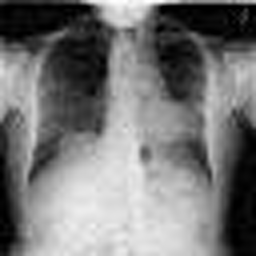
#> input picture data/evaluation_outputs/1_degraded_bicubic/00000265_004.png, 256 x 256 px, given as the content of the folder data/original/train, which was not available
$ python create_degraded_data.py
#> lines starting #> are read from the running program, lines starting #| are printed output that depends on the picture; pictures that were not available may be replaced by others from this repository, and a replacement may not be noted
import os
import cv2
import numpy as np
from PIL import Image
from tqdm import tqdm
import glob
import io

def add_gaussian_noise(image, mean=0, sigma=15):
    """Add Gaussian noise to an image."""
    noise = np.random.normal(mean, sigma, image.shape).astype(np.float32)
    noisy_image = image.astype(np.float32) + noise
    return np.clip(noisy_image, 0, 255).astype(np.uint8)

def apply_jpeg_compression(image, quality=75):
    """Apply JPEG compression artifacts."""
    encode_param = [int(cv2.IMWRITE_JPEG_QUALITY), quality]
    _, encimg = cv2.imencode('.jpg', image, encode_param)
    decimg = cv2.imdecode(encimg, 0) # 0 for grayscale
    return decimg

def degrade_image(image_path, scale_factor=4):
    """
    Reads an image and applies degradations:
    1. Gaussian Blur
    2. Downsampling
    3. Gaussian Noise
    4. JPEG Compression
    """
#> called with image_path = '_only/00000265_004.png', scale_factor = 4
    # Read image as grayscale
    img = cv2.imread(image_path, cv2.IMREAD_GRAYSCALE)
#> img is the input picture: shape (256, 256); min 0, max 255, mean 118.8
    if img is None:
        return None

    # 1. Gaussian Blur
    # Kernel size random between 3 and 7
    ksize = np.random.choice([3, 5, 7])
    img_blurred = cv2.GaussianBlur(img, (ksize, ksize), 0)

    # 2. Downsampling
    h, w = img.shape
#> h = 256; w = 256
    new_h, new_w = h // scale_factor, w // scale_factor
#> new_h = 64; new_w = 64
    img_down = cv2.resize(img_blurred, (new_w, new_h), interpolation=cv2.INTER_CUBIC)
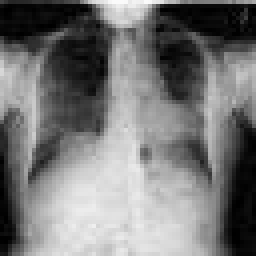
#> img_down: shape (64, 64) (shown 4 times larger); min 0, max 250, mean 118.8

    # 3. Additive Gaussian Noise
    # Random sigma
    sigma = np.random.randint(5, 25)
    img_noisy = add_gaussian_noise(img_down, sigma=sigma)
#> in add_gaussian_noise, `noisy_image = image.astype(np.float32) + noise`:
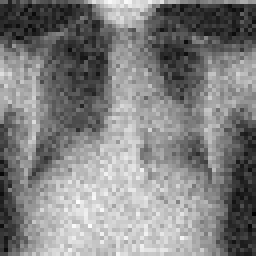
#> noisy_image: shape (64, 64) float32 (shown 4 times larger); min -53.69, max 284.7, mean 118.5; drawn with min black and max white
#> in add_gaussian_noise, `return np.clip(noisy_image, 0, 255).astype(np.uint8)`:
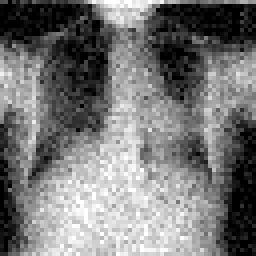
#> returned value: shape (64, 64) (shown 4 times larger); min 0, max 255, mean 118.8

    # 4. JPEG Compression
    # Random quality
    quality = np.random.randint(50, 95)
    img_jpeg = apply_jpeg_compression(img_noisy, quality=quality)
#> in apply_jpeg_compression, `_, encimg = cv2.imencode('.jpg', image, encode_param)`: encimg = 1312 values, max 255 at index 0, min 0 at index 4, mean 120.3
#> in apply_jpeg_compression, `decimg = cv2.imdecode(encimg, 0)`:
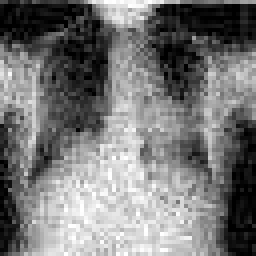
#> decimg: shape (64, 64) (shown 4 times larger); min 0, max 255, mean 119

    return img_jpeg

def create_degraded_dataset():
    src_root = os.path.join("data", "original")
    dst_root = os.path.join("data", "degraded")

    splits = ["train", "val", "test"]

    print("Generating degraded dataset...")

    for split in splits:
        src_dir = os.path.join(src_root, split)
        dst_dir = os.path.join(dst_root, split)

        os.makedirs(dst_dir, exist_ok=True)

        files = glob.glob(os.path.join(src_dir, "*.png"))

        for f in tqdm(files, desc=f"Processing {split}"):
            # We'll stick to scale_factor=4 for a challenging SR task (64x64 -> 256x256)
            # as requested (x2 and x4), but SR models usually train on one scale.
            # I will assume x4 for the main pipeline.
            degraded_img = degrade_image(f, scale_factor=4)

            if degraded_img is not None:
                filename = os.path.basename(f)
                save_path = os.path.join(dst_dir, filename)
                cv2.imwrite(save_path, degraded_img)

    print(f"Degraded images saved to {dst_root}")

if __name__ == "__main__":
    create_degraded_dataset()
